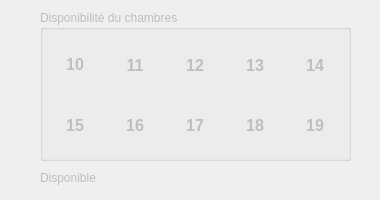
<?xml version="1.0" encoding="UTF-8"?>
<ui version="4.0">
 <class>RoomAvailableDialog</class>
 <widget class="QDialog" name="RoomAvailableDialog">
  <property name="windowModality">
   <enum>Qt::WindowModal</enum>
  </property>
  <property name="enabled">
   <bool>false</bool>
  </property>
  <property name="geometry">
   <rect>
    <x>0</x>
    <y>0</y>
    <width>380</width>
    <height>200</height>
   </rect>
  </property>
  <property name="windowTitle">
   <string>Available Rooms</string>
  </property>
  <property name="autoFillBackground">
   <bool>true</bool>
  </property>
  <widget class="QGroupBox" name="groupBox">
   <property name="geometry">
    <rect>
     <x>40</x>
     <y>10</y>
     <width>311</width>
     <height>151</height>
    </rect>
   </property>
   <property name="title">
    <string>Disponibilité du chambres</string>
   </property>
   <widget class="QLabel" name="lbl101">
    <property name="geometry">
     <rect>
      <x>10</x>
      <y>30</y>
      <width>50</width>
      <height>50</height>
     </rect>
    </property>
    <property name="font">
     <font>
      <pointsize>12</pointsize>
      <bold>true</bold>
     </font>
    </property>
    <property name="text">
     <string>10</string>
    </property>
    <property name="textFormat">
     <enum>Qt::RichText</enum>
    </property>
    <property name="scaledContents">
     <bool>true</bool>
    </property>
    <property name="alignment">
     <set>Qt::AlignCenter</set>
    </property>
   </widget>
   <widget class="QLabel" name="lbl102">
    <property name="geometry">
     <rect>
      <x>70</x>
      <y>30</y>
      <width>50</width>
      <height>50</height>
     </rect>
    </property>
    <property name="font">
     <font>
      <pointsize>12</pointsize>
      <bold>true</bold>
     </font>
    </property>
    <property name="text">
     <string>11</string>
    </property>
    <property name="scaledContents">
     <bool>true</bool>
    </property>
    <property name="alignment">
     <set>Qt::AlignCenter</set>
    </property>
   </widget>
   <widget class="QLabel" name="lbl103">
    <property name="geometry">
     <rect>
      <x>130</x>
      <y>30</y>
      <width>50</width>
      <height>50</height>
     </rect>
    </property>
    <property name="font">
     <font>
      <pointsize>12</pointsize>
      <bold>true</bold>
     </font>
    </property>
    <property name="text">
     <string>12</string>
    </property>
    <property name="scaledContents">
     <bool>true</bool>
    </property>
    <property name="alignment">
     <set>Qt::AlignCenter</set>
    </property>
   </widget>
   <widget class="QLabel" name="lbl104">
    <property name="geometry">
     <rect>
      <x>190</x>
      <y>30</y>
      <width>50</width>
      <height>50</height>
     </rect>
    </property>
    <property name="font">
     <font>
      <pointsize>12</pointsize>
      <bold>true</bold>
     </font>
    </property>
    <property name="text">
     <string>13</string>
    </property>
    <property name="scaledContents">
     <bool>true</bool>
    </property>
    <property name="alignment">
     <set>Qt::AlignCenter</set>
    </property>
   </widget>
   <widget class="QLabel" name="lbl105">
    <property name="geometry">
     <rect>
      <x>250</x>
      <y>30</y>
      <width>50</width>
      <height>50</height>
     </rect>
    </property>
    <property name="font">
     <font>
      <pointsize>12</pointsize>
      <bold>true</bold>
     </font>
    </property>
    <property name="text">
     <string>14</string>
    </property>
    <property name="scaledContents">
     <bool>true</bool>
    </property>
    <property name="alignment">
     <set>Qt::AlignCenter</set>
    </property>
   </widget>
   <widget class="QLabel" name="lbl204">
    <property name="geometry">
     <rect>
      <x>190</x>
      <y>90</y>
      <width>50</width>
      <height>50</height>
     </rect>
    </property>
    <property name="font">
     <font>
      <pointsize>12</pointsize>
      <bold>true</bold>
     </font>
    </property>
    <property name="text">
     <string>18</string>
    </property>
    <property name="scaledContents">
     <bool>true</bool>
    </property>
    <property name="alignment">
     <set>Qt::AlignCenter</set>
    </property>
   </widget>
   <widget class="QLabel" name="lbl205">
    <property name="geometry">
     <rect>
      <x>250</x>
      <y>90</y>
      <width>50</width>
      <height>50</height>
     </rect>
    </property>
    <property name="font">
     <font>
      <pointsize>12</pointsize>
      <bold>true</bold>
     </font>
    </property>
    <property name="text">
     <string>19</string>
    </property>
    <property name="scaledContents">
     <bool>true</bool>
    </property>
    <property name="alignment">
     <set>Qt::AlignCenter</set>
    </property>
   </widget>
   <widget class="QLabel" name="lbl203">
    <property name="geometry">
     <rect>
      <x>130</x>
      <y>90</y>
      <width>50</width>
      <height>50</height>
     </rect>
    </property>
    <property name="font">
     <font>
      <pointsize>12</pointsize>
      <bold>true</bold>
     </font>
    </property>
    <property name="text">
     <string>17</string>
    </property>
    <property name="scaledContents">
     <bool>true</bool>
    </property>
    <property name="alignment">
     <set>Qt::AlignCenter</set>
    </property>
   </widget>
   <widget class="QLabel" name="lbl201">
    <property name="geometry">
     <rect>
      <x>10</x>
      <y>90</y>
      <width>50</width>
      <height>50</height>
     </rect>
    </property>
    <property name="font">
     <font>
      <pointsize>12</pointsize>
      <bold>true</bold>
     </font>
    </property>
    <property name="text">
     <string>15</string>
    </property>
    <property name="scaledContents">
     <bool>true</bool>
    </property>
    <property name="alignment">
     <set>Qt::AlignCenter</set>
    </property>
   </widget>
   <widget class="QLabel" name="lbl202">
    <property name="geometry">
     <rect>
      <x>70</x>
      <y>90</y>
      <width>50</width>
      <height>50</height>
     </rect>
    </property>
    <property name="font">
     <font>
      <pointsize>12</pointsize>
      <bold>true</bold>
     </font>
    </property>
    <property name="text">
     <string>16</string>
    </property>
    <property name="scaledContents">
     <bool>true</bool>
    </property>
    <property name="alignment">
     <set>Qt::AlignCenter</set>
    </property>
   </widget>
  </widget>
  <widget class="QLabel" name="lblinfo">
   <property name="geometry">
    <rect>
     <x>40</x>
     <y>170</y>
     <width>111</width>
     <height>16</height>
    </rect>
   </property>
   <property name="text">
    <string>Disponible</string>
   </property>
  </widget>
 </widget>
 <resources/>
 <connections/>
</ui>
